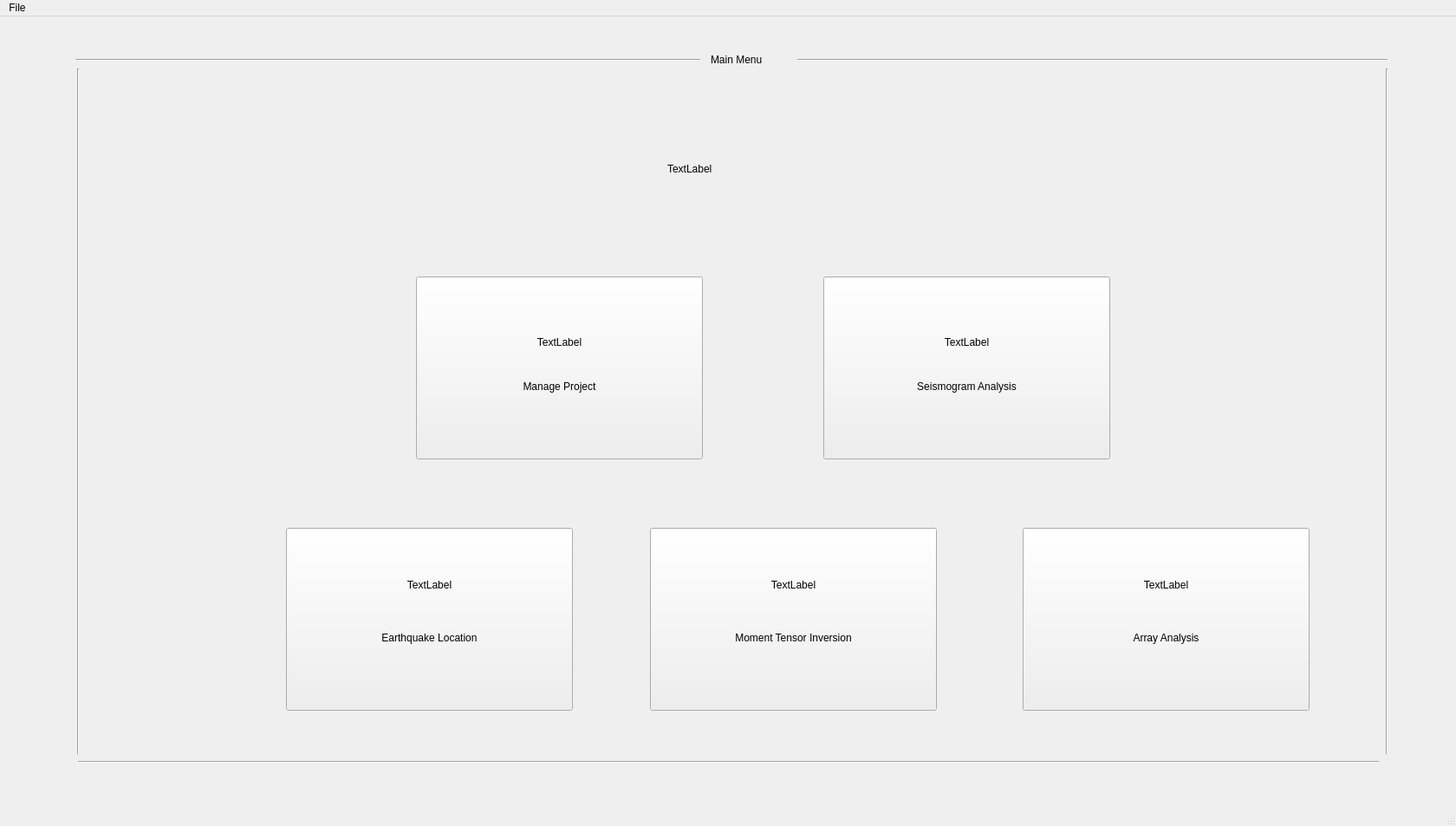
<?xml version="1.0" encoding="UTF-8"?>
<ui version="4.0">
 <class>MainWindow</class>
 <widget class="QMainWindow" name="MainWindow">
  <property name="geometry">
   <rect>
    <x>0</x>
    <y>0</y>
    <width>1680</width>
    <height>953</height>
   </rect>
  </property>
  <property name="windowTitle">
   <string>MainWindow</string>
  </property>
  <widget class="QWidget" name="centralwidget">
   <property name="sizePolicy">
    <sizepolicy hsizetype="Fixed" vsizetype="Fixed">
     <horstretch>0</horstretch>
     <verstretch>0</verstretch>
    </sizepolicy>
   </property>
   <property name="autoFillBackground">
    <bool>true</bool>
   </property>
   <widget class="QPushButton" name="ManageProject">
    <property name="geometry">
     <rect>
      <x>480</x>
      <y>300</y>
      <width>331</width>
      <height>211</height>
     </rect>
    </property>
    <property name="cursor">
     <cursorShape>PointingHandCursor</cursorShape>
    </property>
    <property name="styleSheet">
     <string notr="true">font: 19pt &quot;DIN Alternate&quot;;
</string>
    </property>
    <property name="text">
     <string>


Manage Project</string>
    </property>
   </widget>
   <widget class="QPushButton" name="SeismogramAnalysis">
    <property name="geometry">
     <rect>
      <x>950</x>
      <y>300</y>
      <width>331</width>
      <height>211</height>
     </rect>
    </property>
    <property name="cursor">
     <cursorShape>PointingHandCursor</cursorShape>
    </property>
    <property name="styleSheet">
     <string notr="true">font: 19pt &quot;DIN Alternate&quot;;</string>
    </property>
    <property name="text">
     <string>


Seismogram Analysis</string>
    </property>
   </widget>
   <widget class="QPushButton" name="ArrayAnalysis">
    <property name="geometry">
     <rect>
      <x>1180</x>
      <y>590</y>
      <width>331</width>
      <height>211</height>
     </rect>
    </property>
    <property name="cursor">
     <cursorShape>PointingHandCursor</cursorShape>
    </property>
    <property name="styleSheet">
     <string notr="true">font: 19pt &quot;DIN Alternate&quot;;</string>
    </property>
    <property name="text">
     <string>


Array Analysis</string>
    </property>
   </widget>
   <widget class="QPushButton" name="SeismogramAnalysis_2">
    <property name="geometry">
     <rect>
      <x>330</x>
      <y>590</y>
      <width>331</width>
      <height>211</height>
     </rect>
    </property>
    <property name="cursor">
     <cursorShape>PointingHandCursor</cursorShape>
    </property>
    <property name="styleSheet">
     <string notr="true">font: 19pt &quot;DIN Alternate&quot;;</string>
    </property>
    <property name="text">
     <string>


Earthquake Location</string>
    </property>
   </widget>
   <widget class="QPushButton" name="ArrayAnalysis_2">
    <property name="geometry">
     <rect>
      <x>750</x>
      <y>590</y>
      <width>331</width>
      <height>211</height>
     </rect>
    </property>
    <property name="cursor">
     <cursorShape>PointingHandCursor</cursorShape>
    </property>
    <property name="styleSheet">
     <string notr="true">font: 19pt &quot;DIN Alternate&quot;;</string>
    </property>
    <property name="text">
     <string>


Moment Tensor Inversion</string>
    </property>
   </widget>
   <widget class="Line" name="line">
    <property name="geometry">
     <rect>
      <x>87</x>
      <y>40</y>
      <width>721</width>
      <height>20</height>
     </rect>
    </property>
    <property name="orientation">
     <enum>Qt::Horizontal</enum>
    </property>
   </widget>
   <widget class="Line" name="line_2">
    <property name="geometry">
     <rect>
      <x>90</x>
      <y>850</y>
      <width>1501</width>
      <height>20</height>
     </rect>
    </property>
    <property name="orientation">
     <enum>Qt::Horizontal</enum>
    </property>
   </widget>
   <widget class="Line" name="line_3">
    <property name="geometry">
     <rect>
      <x>1590</x>
      <y>60</y>
      <width>20</width>
      <height>791</height>
     </rect>
    </property>
    <property name="orientation">
     <enum>Qt::Vertical</enum>
    </property>
   </widget>
   <widget class="Line" name="line_4">
    <property name="geometry">
     <rect>
      <x>80</x>
      <y>60</y>
      <width>20</width>
      <height>791</height>
     </rect>
    </property>
    <property name="orientation">
     <enum>Qt::Vertical</enum>
    </property>
   </widget>
   <widget class="QLabel" name="label3">
    <property name="geometry">
     <rect>
      <x>820</x>
      <y>40</y>
      <width>91</width>
      <height>20</height>
     </rect>
    </property>
    <property name="styleSheet">
     <string notr="true">
font: 20pt &quot;DIN Alternate&quot;;</string>
    </property>
    <property name="text">
     <string>Main Menu</string>
    </property>
   </widget>
   <widget class="Line" name="line_5">
    <property name="geometry">
     <rect>
      <x>920</x>
      <y>40</y>
      <width>681</width>
      <height>20</height>
     </rect>
    </property>
    <property name="orientation">
     <enum>Qt::Horizontal</enum>
    </property>
   </widget>
   <widget class="QLabel" name="LOGO">
    <property name="geometry">
     <rect>
      <x>770</x>
      <y>80</y>
      <width>241</width>
      <height>191</height>
     </rect>
    </property>
    <property name="text">
     <string>TextLabel</string>
    </property>
   </widget>
   <widget class="QLabel" name="labelManage">
    <property name="geometry">
     <rect>
      <x>610</x>
      <y>330</y>
      <width>71</width>
      <height>91</height>
     </rect>
    </property>
    <property name="text">
     <string>TextLabel</string>
    </property>
    <property name="alignment">
     <set>Qt::AlignCenter</set>
    </property>
   </widget>
   <widget class="QLabel" name="labelseismogram">
    <property name="geometry">
     <rect>
      <x>1080</x>
      <y>330</y>
      <width>71</width>
      <height>91</height>
     </rect>
    </property>
    <property name="text">
     <string>TextLabel</string>
    </property>
    <property name="alignment">
     <set>Qt::AlignCenter</set>
    </property>
   </widget>
   <widget class="QLabel" name="labelearthquake">
    <property name="geometry">
     <rect>
      <x>460</x>
      <y>610</y>
      <width>71</width>
      <height>91</height>
     </rect>
    </property>
    <property name="text">
     <string>TextLabel</string>
    </property>
    <property name="alignment">
     <set>Qt::AlignCenter</set>
    </property>
   </widget>
   <widget class="QLabel" name="labelMTI">
    <property name="geometry">
     <rect>
      <x>880</x>
      <y>610</y>
      <width>71</width>
      <height>91</height>
     </rect>
    </property>
    <property name="text">
     <string>TextLabel</string>
    </property>
    <property name="alignment">
     <set>Qt::AlignCenter</set>
    </property>
   </widget>
   <widget class="QLabel" name="labelarray">
    <property name="geometry">
     <rect>
      <x>1310</x>
      <y>610</y>
      <width>71</width>
      <height>91</height>
     </rect>
    </property>
    <property name="text">
     <string>TextLabel</string>
    </property>
    <property name="alignment">
     <set>Qt::AlignCenter</set>
    </property>
   </widget>
  </widget>
  <widget class="QMenuBar" name="menubar">
   <property name="geometry">
    <rect>
     <x>0</x>
     <y>0</y>
     <width>1680</width>
     <height>22</height>
    </rect>
   </property>
   <widget class="QMenu" name="menuFile">
    <property name="title">
     <string>File</string>
    </property>
    <addaction name="actionOpen_Project"/>
    <addaction name="actionCreatenewProject"/>
    <addaction name="actionExit"/>
   </widget>
   <addaction name="menuFile"/>
  </widget>
  <widget class="QStatusBar" name="statusbar"/>
  <action name="actionOpen_Project">
   <property name="icon">
    <iconset>
     <normalon>:/Iconos/Imagenes/Compas.png</normalon>
    </iconset>
   </property>
   <property name="text">
    <string>Open Project</string>
   </property>
  </action>
  <action name="actionCreatenewProject">
   <property name="checkable">
    <bool>true</bool>
   </property>
   <property name="icon">
    <iconset>
     <normalon>:/Iconos/Imagenes/Lapiz.png</normalon>
    </iconset>
   </property>
   <property name="text">
    <string>Create a new Project</string>
   </property>
  </action>
  <action name="actionExit">
   <property name="icon">
    <iconset>
     <normalon>:/Iconos/Imagenes/Balc¢n.png</normalon>
    </iconset>
   </property>
   <property name="text">
    <string>Exit</string>
   </property>
  </action>
 </widget>
 <resources>
  <include location="recursos_1.qrc"/>
 </resources>
 <connections/>
</ui>
